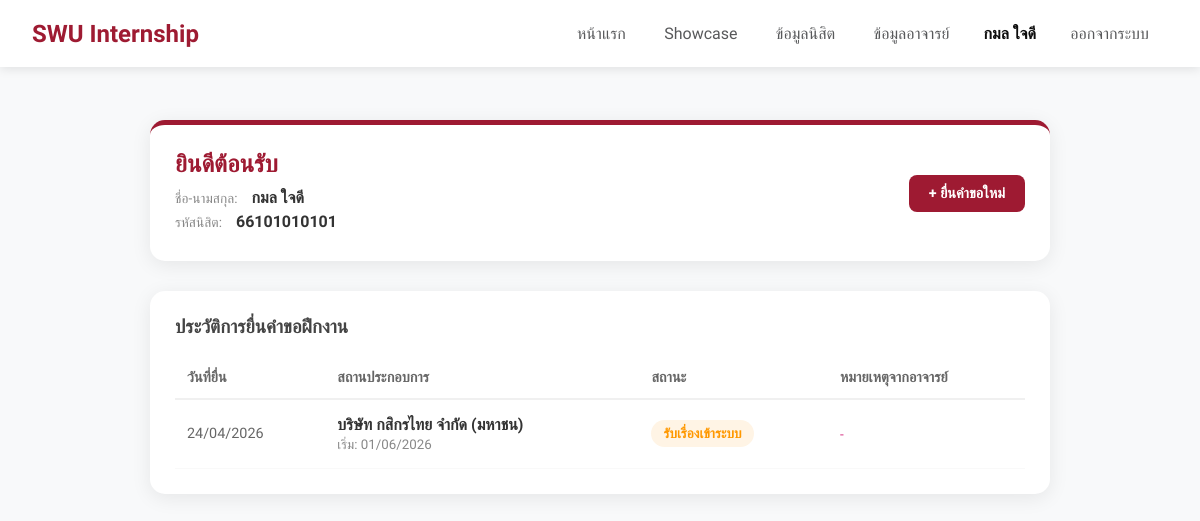
/student/student_dashboard.php (signed in), run on the app's committed database.
### tables this page shows
CREATE TABLE `students` (
  `student_id` varchar(11) NOT NULL COMMENT 'รหัสนิสิต',
  `firstName` varchar(100) NOT NULL COMMENT 'ชื่อนิสิต',
  `lastName` varchar(100) NOT NULL COMMENT 'นามสกุลนิสิต',
  `email` varchar(100) DEFAULT NULL COMMENT 'อีเมลนิสิต',
  `phone` varchar(100) DEFAULT NULL COMMENT 'เบอร์โทรนิสิต',
  `password` varchar(100) DEFAULT '1234' COMMENT 'รหัสผ่าน',
  PRIMARY KEY (`student_id`)
);

CREATE TABLE `internship_request` (
  `request_id` int(11) NOT NULL AUTO_INCREMENT COMMENT 'เลขที่คำขอ',
  `student_id` varchar(11) NOT NULL COMMENT 'รหัสนิสิต',
  `company_name` varchar(100) NOT NULL,
  `company_address` text DEFAULT NULL COMMENT 'ทีอยู่สถานประกอบการ',
  `contact_person` varchar(100) DEFAULT NULL COMMENT 'ผู้ติดต่อ/พี่เลี้ยง',
  `start_date` date DEFAULT NULL COMMENT 'วันที่เริ่มฝึกงาน',
  `end_date` date DEFAULT NULL COMMENT 'วันที่สิ้นสุดการฝึกงาน',
  `status_code` int(11) DEFAULT 1 COMMENT 'สถานะการดำเนินงาน',
  `advisor_note` text DEFAULT NULL COMMENT 'บันทึกการนิเทศของอาจารย์',
  `request_date` timestamp NULL DEFAULT current_timestamp() COMMENT 'วันที่ยื่นคำขอ',
  PRIMARY KEY (`request_id`),
  KEY `internship_request_students_FK` (`student_id`),
  KEY `internship_request_status_list_FK` (`status_code`),
  CONSTRAINT `internship_request_status_list_FK` FOREIGN KEY (`status_code`) REFERENCES `status_list` (`status_code`) ON UPDATE CASCADE,
  CONSTRAINT `internship_request_students_FK` FOREIGN KEY (`student_id`) REFERENCES `students` (`student_id`) ON UPDATE CASCADE
);

CREATE TABLE `status_list` (
  `status_code` int(11) NOT NULL,
  `status_name` varchar(50) NOT NULL,
  PRIMARY KEY (`status_code`)
);

### student/student_dashboard.php (the view, shortened to what this page needs)
<?php
require_once('../includes/connect.php');
$student_id = $_SESSION['user_id'];
$sql_student = "SELECT * FROM students WHERE student_id = '$student_id'";
$res_student = $conn->query($sql_student);
$student = $res_student->fetch_assoc();
$sql_req = "SELECT r.*, st.status_name
            FROM internship_request r
            LEFT JOIN status_list st ON r.status_code = st.status_code
            WHERE r.student_id = '$student_id'
            ORDER BY r.request_date DESC";
$result_req = $conn->query($sql_req);
?>
<!DOCTYPE html>
<html lang="th">
<head>
    <link rel="stylesheet" href="/internship_project/assets/css/style.css">
</head>
<body>
    <?php include ('../includes/navbar.php'); ?>
    <div class="student-content">
        <div class="profile-card">
            <div>
                <h2 style="margin: 0 0 10px 0; color: #9e1a32;">ยินดีต้อนรับ</h2>
                <div class="info-item">
                    <span class="info-label">ชื่อ-นามสกุล:</span>
                    <span class="info-value"><?= $student['firstName'] . " " . $student['lastName']; ?></span>
                </div>
                <div class="info-item">
                    <span class="info-label">รหัสนิสิต:</span>
                    <span class="info-value"><?= $student['student_id']; ?></span>
                </div>
            </div>
            <a href="student_internships_req.php" class="btn-request">+ ยื่นคำขอใหม่</a>
        </div>
        <div class="request-section">
            <h3 style="margin-top: 0; color: #444;">ประวัติการยื่นคำขอฝึกงาน</h3>
            <?php if ($result_req->num_rows > 0): ?>
                <table>
                    <thead>
                        <tr>
                            <th>วันที่ยื่น</th>
                            <th>สถานประกอบการ</th>
                            <th>สถานะ</th>
                            <th>หมายเหตุจากอาจารย์</th>
                        </tr>
                    </thead>
                    <tbody>
                        <?php while($row = $result_req->fetch_assoc()): ?>
                            <tr>
                                <td style="font-size: 0.9em; color: #666;">
                                    <?= date('d/m/Y', strtotime($row['request_date'])); ?>
                                </td>
                                <td>
                                    <strong style="color: #333;"><?= $row['company_name']; ?></strong><br>
                                    <small style="color: #888;">เริ่ม: <?= date('d/m/Y', strtotime($row['start_date'])); ?></small>
                                </td>
                                <td>
                                    <?php
                                        $s_code = $row['status_code'];
                                        $class = "status-default";
                                        if($s_code == 1) $class = "status-1";
                                        else if($s_code == 2) $class = "status-2";
                                        else if($s_code == 3) $class = "status-3";
                                        else if($s_code == 4) $class = "status-4";
                                        else if($s_code == 9) $class = "status-9";
                                    ?>
                                    <span class="status-badge <?= $class; ?>">
                                        <?= $row['status_name']; ?>
                                    </span>
                                </td>
                                <td style="font-size: 0.85em; color: #d63384;">
                                    <?= $row['advisor_note'] ? $row['advisor_note'] : '-'; ?>
                                </td>
                            </tr>
                        <?php endwhile; ?>
                    </tbody>
                </table>
            <?php else: ?>
                <div style="text-align: center; padding: 40px; color: #999;">
                    <p>ยังไม่มีประวัติการยื่นคำขอฝึกงาน</p>
                </div>
            <?php endif; ?>
        </div>
    </div>
</body>
</html>

### assets/css/style.css (style rules this page uses)
:root { --swu-red: #9e1b32; --swu-dark: #7a1526; --swu-gray: #58595b; --light-gray: #f8f9fa; --white: #ffffff; }
body { font-family: 'Sarabun', sans-serif; margin: 0; padding: 0; background-color: var(--light-gray); }
h2 { color: var(--swu-red); margin: 0; }

### student/student_dashboard.php (style rules this page uses)
.student-content { padding: 40px 20px; max-width: 900px; margin: 80px auto 0 auto; }
.profile-card { background: white; padding: 25px; border-radius: 15px; box-shadow: 0 4px 20px rgba(0,0,0,0.08); border-top: 5px solid #9e1a32; margin-bottom: 30px; display: flex; justify-content: space-between; align-items: center; }
.info-item { margin-bottom: 5px; }
.info-label { color: #888; font-size: 0.85em; margin-right: 10px; }
.info-value { color: #333; font-weight: bold; }
.request-section { background: white; padding: 25px; border-radius: 15px; box-shadow: 0 4px 20px rgba(0,0,0,0.08); }
table { width: 100%; border-collapse: collapse; margin-top: 15px; }
th { text-align: left; padding: 12px; border-bottom: 2px solid #f0f0f0; color: #666; font-size: 0.9em; }
td { padding: 15px 12px; border-bottom: 1px solid #f9f9f9; vertical-align: middle; }
.status-badge { padding: 5px 12px; border-radius: 15px; font-size: 0.85em; font-weight: bold; display: inline-block; }
.status-1 { background: #fff4e5; color: #ff9800; }
.btn-request { background: #9e1a32; color: white; padding: 10px 20px; border-radius: 8px; text-decoration: none; font-weight: bold; transition: 0.3s; font-size: 0.9em; }

### data on the page
students: firstName "กมล", lastName "ใจดี", student_id "66101010101"
internship_request: request_date "24/04/2026", company_name "บริษัท กสิกรไทย จำกัด (มหาชน)", start_date "01/06/2026", status_code.status_name "รับเรื่องเข้าระบบ"

### other printed values
$_SESSION['name'] "กมล ใจดี"
